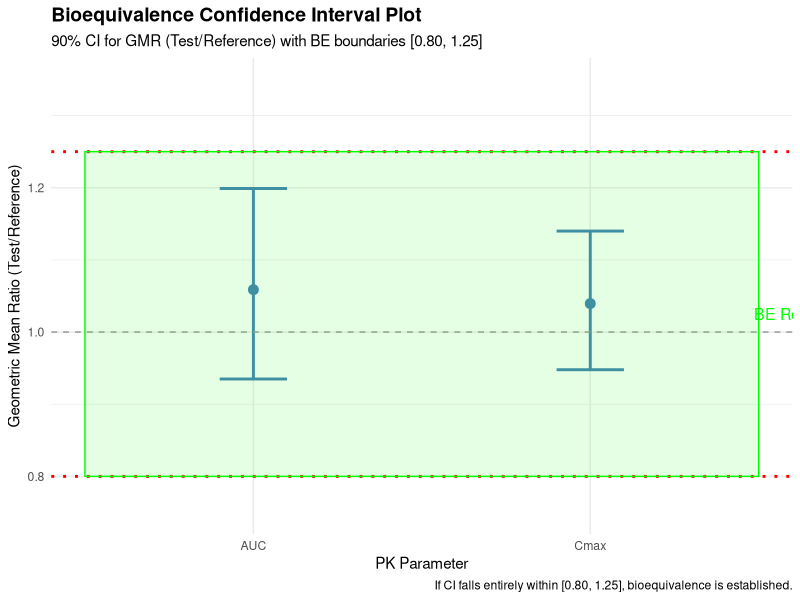

The R script that drew this image: (Note: this script raises an error after producing the figure.)
## ---- chunk 1
set.seed(42)

# Simulate a 2x2 crossover bioequivalence study
# 12 subjects: 6 in each sequence

n_subjects <- 12
subjects <- rep(1:n_subjects, 2)  # each subject measured twice
period <- rep(c(1, 2), each = n_subjects)

# Define sequences (Sequence 1: R-T; Sequence 2: T-R)
sequence <- c(rep(1, 6), rep(2, 6))
sequence_rep <- rep(sequence, 2)

# Assign formulations based on sequence and period
formulation <- ifelse(
  (sequence_rep == 1 & period == 1) | (sequence_rep == 2 & period == 2),
  "Reference",
  "Test"
)

# True log-scale parameters
log_auc_ref <- log(500)   # Reference AUC mean in log scale
log_cmax_ref <- log(100)  # Reference Cmax mean in log scale

# Simulate AUC (subject effect + formulation effect + error)
subject_effect_auc <- rnorm(n_subjects, mean = 0, sd = 0.15)
formulation_effect <- ifelse(formulation == "Test", log(1.05), 0)  # 5% higher for Test
within_subject_var <- rnorm(n_subjects * 2, mean = 0, sd = 0.12)

log_auc <- log_auc_ref + rep(subject_effect_auc, 2) + formulation_effect + within_subject_var
auc <- exp(log_auc)

# Simulate Cmax similarly
subject_effect_cmax <- rnorm(n_subjects, mean = 0, sd = 0.18)
formulation_effect_cmax <- ifelse(formulation == "Test", log(1.08), 0)  # 8% higher for Test
within_subject_var_cmax <- rnorm(n_subjects * 2, mean = 0, sd = 0.15)

log_cmax <- log_cmax_ref + rep(subject_effect_cmax, 2) + formulation_effect_cmax + within_subject_var_cmax
cmax <- exp(log_cmax)

# Create dataset
be_data <- data.frame(
  subject = subjects,
  sequence = sequence_rep,
  period = period,
  formulation = formulation,
  auc = auc,
  cmax = cmax,
  log_auc = log_auc,
  log_cmax = log_cmax
)

head(be_data, 10)
## ---- chunk 2
# Compute geometric means for each formulation
gmean_auc_ref <- exp(mean(be_data$log_auc[be_data$formulation == "Reference"]))
gmean_auc_test <- exp(mean(be_data$log_auc[be_data$formulation == "Test"]))

gmean_cmax_ref <- exp(mean(be_data$log_cmax[be_data$formulation == "Reference"]))
gmean_cmax_test <- exp(mean(be_data$log_cmax[be_data$formulation == "Test"]))

# Geometric mean ratios (Test/Reference)
gmr_auc <- gmean_auc_test / gmean_auc_ref
gmr_cmax <- gmean_cmax_test / gmean_cmax_ref

cat("AUC Geometric Means:\n")
cat("  Reference:", round(gmean_auc_ref, 2), "\n")
cat("  Test:", round(gmean_auc_test, 2), "\n")
cat("  GMR (Test/Ref):", round(gmr_auc, 4), "\n\n")

cat("Cmax Geometric Means:\n")
cat("  Reference:", round(gmean_cmax_ref, 2), "\n")
cat("  Test:", round(gmean_cmax_test, 2), "\n")
cat("  GMR (Test/Ref):", round(gmr_cmax, 4), "\n")
## ---- chunk 3
# For AUC: fit mixed model using lm with sequence as fixed effect
# (In practice, use lme4::lmer for random subject effect)

# Fit linear model with fixed effects: sequence, period, formulation
# Log-transform the response

model_auc <- lm(log_auc ~ factor(sequence) + factor(period) + formulation + factor(subject),
                data = be_data)

summary(model_auc)

# Extract the log-scale difference between Test and Reference
# The coefficient for "formulationTest" represents log(Test) - log(Reference)
log_diff_auc <- coef(model_auc)["formulationTest"]
se_log_diff_auc <- sqrt(diag(vcov(model_auc)))["formulationTest"]

cat("\n=== AUC Bioequivalence Analysis ===\n")
cat("Log-scale difference (Test - Ref):", round(log_diff_auc, 4), "\n")
cat("Standard Error:", round(se_log_diff_auc, 4), "\n")

# Compute 90% CI for the log-ratio
# Using t-distribution with residual df
df_residual <- df.residual(model_auc)
t_crit <- qt(0.95, df_residual)  # one-sided 90% = two-sided 80%?
# Actually, for 90% CI: use qt(0.95, df) for upper bound, qt(0.05, df) for lower
t_crit_90 <- qt(0.95, df_residual)

ci_lower_log <- log_diff_auc - t_crit_90 * se_log_diff_auc
ci_upper_log <- log_diff_auc + t_crit_90 * se_log_diff_auc

# Convert back to ratio scale
ci_lower_ratio <- exp(ci_lower_log)
ci_upper_ratio <- exp(ci_upper_log)

cat("\n90% CI for GMR (log-scale):",
    "[", round(ci_lower_log, 4), ", ", round(ci_upper_log, 4), "]\n")
cat("90% CI for GMR (ratio-scale):",
    "[", round(ci_lower_ratio, 4), ", ", round(ci_upper_ratio, 4), "]\n")

# Check BE criteria
be_lower <- 0.80
be_upper <- 1.25

be_conclusion_auc <- (ci_lower_ratio >= be_lower) && (ci_upper_ratio <= be_upper)

cat("\nBE Criteria: [0.80, 1.25]\n")
cat("CI within BE range?", be_conclusion_auc, "\n")
if (be_conclusion_auc) {
  cat("CONCLUSION: Bioequivalence ESTABLISHED for AUC\n")
} else {
  cat("CONCLUSION: Bioequivalence NOT established for AUC\n")
}
## ---- chunk 4
model_cmax <- lm(log_cmax ~ factor(sequence) + factor(period) + formulation + factor(subject),
                 data = be_data)

log_diff_cmax <- coef(model_cmax)["formulationTest"]
se_log_diff_cmax <- sqrt(diag(vcov(model_cmax)))["formulationTest"]

df_residual_cmax <- df.residual(model_cmax)
t_crit_cmax <- qt(0.95, df_residual_cmax)

ci_lower_log_cmax <- log_diff_cmax - t_crit_cmax * se_log_diff_cmax
ci_upper_log_cmax <- log_diff_cmax + t_crit_cmax * se_log_diff_cmax

ci_lower_ratio_cmax <- exp(ci_lower_log_cmax)
ci_upper_ratio_cmax <- exp(ci_upper_log_cmax)

cat("\n=== CMAX Bioequivalence Analysis ===\n")
cat("Log-scale difference (Test - Ref):", round(log_diff_cmax, 4), "\n")
cat("90% CI for GMR (ratio-scale):",
    "[", round(ci_lower_ratio_cmax, 4), ", ", round(ci_upper_ratio_cmax, 4), "]\n")

be_conclusion_cmax <- (ci_lower_ratio_cmax >= be_lower) && (ci_upper_ratio_cmax <= be_upper)

if (be_conclusion_cmax) {
  cat("CONCLUSION: Bioequivalence ESTABLISHED for Cmax\n")
} else {
  cat("CONCLUSION: Bioequivalence NOT established for Cmax\n")
}
## ---- chunk 5
library(ggplot2)

# Create a data frame for plotting
ci_data <- data.frame(
  parameter = c("AUC", "Cmax"),
  gmr = c(gmr_auc, gmr_cmax),
  ci_lower = c(ci_lower_ratio, ci_lower_ratio_cmax),
  ci_upper = c(ci_upper_ratio, ci_upper_ratio_cmax)
)

# Plot
ggplot(ci_data, aes(x = parameter, y = gmr)) +
  geom_point(size = 3, color = "steelblue") +
  geom_errorbar(aes(ymin = ci_lower, ymax = ci_upper), width = 0.2, size = 1, color = "steelblue") +
  geom_hline(yintercept = 1, linetype = "dashed", color = "gray60") +
  geom_hline(yintercept = 0.80, linetype = "dotted", color = "red", size = 1) +
  geom_hline(yintercept = 1.25, linetype = "dotted", color = "red", size = 1) +
  annotate("rect", xmin = 0.5, xmax = 2.5, ymin = 0.80, ymax = 1.25,
           alpha = 0.1, fill = "green", color = "green", linetype = "solid") +
  annotate("text", x = 2.6, y = 1.025, label = "BE Region", size = 4, color = "green") +
  labs(title = "Bioequivalence Confidence Interval Plot",
       subtitle = "90% CI for GMR (Test/Reference) with BE boundaries [0.80, 1.25]",
       x = "PK Parameter", y = "Geometric Mean Ratio (Test/Reference)",
       caption = "If CI falls entirely within [0.80, 1.25], bioequivalence is established.") +
  ylim(0.75, 1.35) +
  theme_minimal() +
  theme(plot.title = element_text(face = "bold", size = 14),
        plot.subtitle = element_text(size = 11))
## ---- chunk 6
# Simulate concentration-time data for visualization
set.seed(42)

# Define sampling times (hours post-dose)
times <- c(0, 0.5, 1, 2, 3, 4, 6, 8, 12, 24)

# For each subject and formulation, generate a PK profile
# Using a simple one-compartment model: C(t) = (Dose/Vd) * exp(-k*t)
# Dose = 500 mg, Vd varies by subject, k varies by formulation (slightly)

pk_profiles <- data.frame()

for (subj in 1:n_subjects) {
  for (form in c("Reference", "Test")) {
    # Slightly different absorption and elimination for Test
    k_ref <- 0.25   # elimination rate (1/hour)
    ka_ref <- 1.2   # absorption rate

    if (form == "Test") {
      ka <- ka_ref * 0.95  # slightly slower absorption
      k <- k_ref * 1.05    # slightly faster elimination
    } else {
      ka <- ka_ref
      k <- k_ref
    }

    # Simple model: delayed absorption then exponential decay
    Vd <- 50 + rnorm(1, 0, 5)
    dose <- 500
    Cmax_theo <- (dose / Vd) * (ka / (ka - k))

    for (t in times) {
      if (t == 0) {
        conc <- 0
      } else {
        conc <- (dose / Vd) * (ka / (ka - k)) * (exp(-k * t) - exp(-ka * t))
      }
      conc <- conc + rnorm(1, 0, conc * 0.05)  # 5% measurement error
      conc <- max(conc, 0)

      pk_profiles <- rbind(pk_profiles, data.frame(
        subject = subj,
        formulation = form,
        time = t,
        concentration = conc
      ))
    }
  }
}

# Compute mean concentration at each time point for each formulation
mean_pk <- pk_profiles %>%
  group_by(time, formulation) %>%
  summarise(mean_conc = mean(concentration), .groups = "drop")

# Plot
ggplot(pk_profiles, aes(x = time, y = concentration, color = formulation, group = interaction(subject, formulation))) +
  geom_line(alpha = 0.2, size = 0.5) +
  geom_point(data = mean_pk, aes(y = mean_conc, group = formulation),
             size = 3, shape = 19) +
  geom_line(data = mean_pk, aes(y = mean_conc, group = formulation),
            size = 1.2) +
  scale_color_manual(values = c("Reference" = "steelblue", "Test" = "darkorange")) +
  labs(title = "Mean Plasma Concentration-Time Curves",
       subtitle = "Individual profiles (light lines) and mean profiles (bold lines with points)",
       x = "Time (hours)", y = "Plasma Concentration (ng/mL)",
       color = "Formulation") +
  theme_minimal() +
  theme(legend.position = "topright",
        plot.title = element_text(face = "bold", size = 14))
## ---- chunk 7
# Compute CV within each sequence for AUC
# CV = sqrt(exp(sd_log_auc)^2 - 1)
